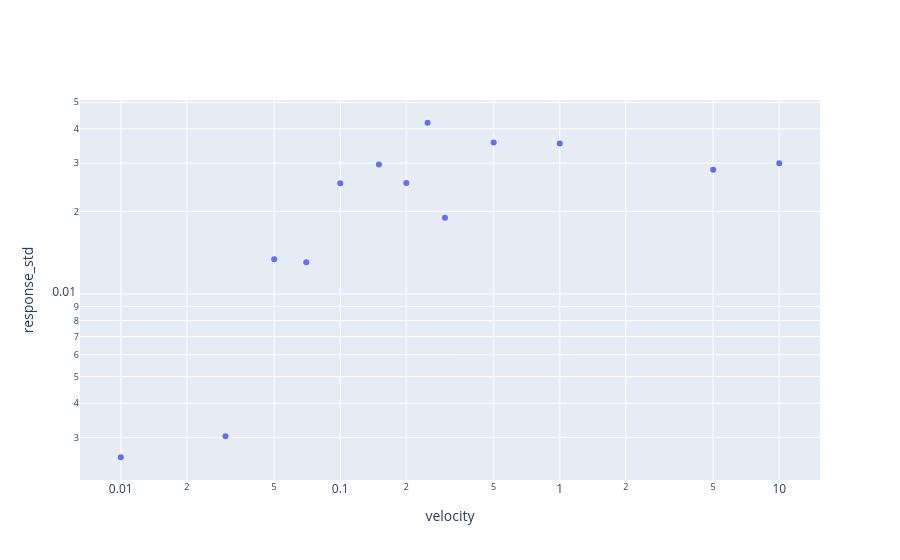

The cell this chart's notebook holds for it:
### Code cell
resp_conditions = [group for group in data_all_conditions if group.velocity is not None]
velocity = np.array([group.velocity for group in resp_conditions])

resp_std = [np.abs(group.response_spectrum_mean[0]) for group in resp_conditions]

fig = go.Figure()
fig.add_trace(go.Scatter(x=velocity, y=resp_std, mode="markers", showlegend=False))
fig.update_xaxes(type="log", title_text="velocity")
fig.update_yaxes(type="log", title_text="response_std")
fig.show()

### Figure 1 — Plotly figure (JSON) as saved in the notebook; plotly's stock layout.template omitted (floating-point values rounded to 4 significant figures)
{"data": [{"mode": "markers", "showlegend": false, "type": "scatter", "x": [0.03, 0.05, 0.15, 0.25, 0.5, 1.0, 5.0, 10.0, 0.01, 0.07, 0.1, 0.2, 0.3], "y": [0.003028, 0.01339, 0.02968, 0.0421, 0.0357, 0.03536, 0.02838, 0.02998, 0.00254, 0.01306, 0.02536, 0.02541, 0.01899]}], "layout": {"xaxis": {"title": {"text": "velocity"}, "type": "log"}, "yaxis": {"title": {"text": "response_std"}, "type": "log"}}}
